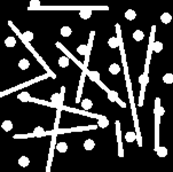
#> input picture digital_image_processing_assignments/Soru5_ikbal/image.png, 173 x 172 px, found by its file name
$ python soru5.py
#> lines starting #> are read from the running program, lines starting #| are printed output that depends on the picture; after the words box and inside, x2 and y2 are one past the last pixel; in counts of white or black regions, pixels touching at a corner belong together
import cv2
import numpy as np
import matplotlib.pyplot as plt

img = cv2.imread("Soru5_ikbal/image.png", cv2.IMREAD_GRAYSCALE)
#> img is the input picture: shape (172, 173); min 0, max 255, mean 58.1

#  Binary Threshold
_, bw = cv2.threshold(img, 127, 255, cv2.THRESH_BINARY)
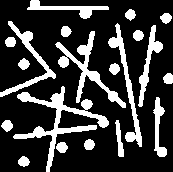
#> bw: shape (172, 173); 22.5% white; 20 white regions, largest, box (x1, y1, x2, y2) and area: (13, 86, 109, 172) 1544, (55, 31, 126, 108) 1029, (108, 23, 142, 147) 777

# Yuvarlakları ayırmak için Morfolojik Açma
circle_kernel = cv2.getStructuringElement(cv2.MORPH_ELLIPSE, (9, 9))
circles = cv2.morphologyEx(bw, cv2.MORPH_OPEN, circle_kernel)
#> circles: shape (172, 173); 9% white; 30 white regions, largest, box (x1, y1, x2, y2) and area: (51, 93, 64, 109) 163, (80, 6, 92, 19) 127, (108, 37, 123, 48) 122

bw_no_circles = cv2.subtract(bw, circles)
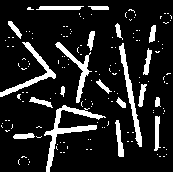
#> bw_no_circles: shape (172, 173); 13.4% white; 155 white regions (135 under 20 px), largest, box (x1, y1, x2, y2) and area: (44, 105, 106, 172) 759, (119, 43, 142, 147) 498, (0, 42, 56, 97) 480

# Çubuk kernel
vert_kernel = cv2.getStructuringElement(cv2.MORPH_RECT, (1, 15))
sticks_vert = cv2.morphologyEx(bw_no_circles, cv2.MORPH_OPEN, vert_kernel)
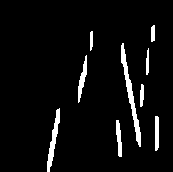
#> sticks_vert: shape (172, 173); 5% white; 9 white regions, largest, box (x1, y1, x2, y2) and area: (121, 43, 141, 147) 471, (47, 108, 60, 172) 296, (78, 55, 87, 103) 183

horiz_kernel = cv2.getStructuringElement(cv2.MORPH_RECT, (5, 1))
sticks_horiz = cv2.morphologyEx(bw_no_circles, cv2.MORPH_OPEN, horiz_kernel)
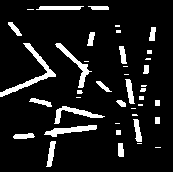
#> sticks_horiz: shape (172, 173); 10.1% white; 41 white regions (15 under 20 px), largest, box (x1, y1, x2, y2) and area: (0, 43, 56, 97) 468, (55, 43, 92, 88) 302, (44, 125, 97, 137) 284

diag_kernel = cv2.getStructuringElement(cv2.MORPH_RECT, (9, 1))
sticks_diag = cv2.morphologyEx(bw_no_circles, cv2.MORPH_OPEN, diag_kernel)
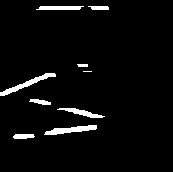
#> sticks_diag: shape (172, 173); 4% white; 9 white regions (1 under 20 px), largest, box (x1, y1, x2, y2) and area: (0, 73, 56, 96) 276, (44, 125, 97, 135) 273, (57, 108, 105, 118) 184

# Çubukların birleşimi
sticks = sticks_vert | sticks_horiz | sticks_diag
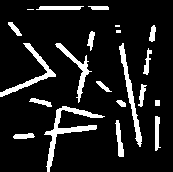
#> sticks: shape (172, 173); 11.6% white; 21 white regions (3 under 20 px), largest, box (x1, y1, x2, y2) and area: (44, 106, 105, 172) 735, (119, 43, 142, 147) 494, (0, 43, 56, 97) 468

open_kernel = cv2.getStructuringElement(cv2.MORPH_ELLIPSE, (5, 5))
circles_open = cv2.morphologyEx(circles, cv2.MORPH_OPEN, open_kernel)
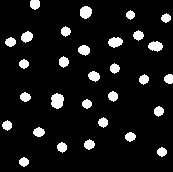
#> circles_open: shape (172, 173); 8.7% white; 30 white regions, largest, box (x1, y1, x2, y2) and area: (51, 93, 64, 109) 160, (80, 6, 92, 19) 123, (108, 37, 123, 48) 118

plt.figure(figsize=(18,10))

plt.subplot(2,4,1)
plt.imshow(img, cmap="gray")
plt.title("Orijinal")
plt.axis("off")

plt.subplot(2,4,2)
plt.imshow(bw, cmap="gray")
plt.title("Binary (Threshold)")
plt.axis("off")

plt.subplot(2,4,3)
plt.imshow(circles, cmap="gray")
plt.title("Morfolojik Açma (Yuvarlaklar)")
plt.axis("off")

plt.subplot(2,4,4)
plt.imshow(bw_no_circles, cmap="gray")
plt.title("Yuvarlaksız Görüntü")
plt.axis("off")

plt.subplot(2,4,5)
plt.imshow(sticks_vert, cmap="gray")
plt.title("Dikey Çubuklar")
plt.axis("off")

plt.subplot(2,4,6)
plt.imshow(sticks_horiz, cmap="gray")
plt.title("Yatay Çubuklar")
plt.axis("off")

plt.subplot(2,4,7)
plt.imshow(sticks_diag, cmap="gray")
plt.title("Çapraz Çubuklar")
plt.axis("off")

plt.subplot(2,4,8)
plt.imshow(sticks, cmap="gray")
plt.title("Tüm Çubuklar (Birleşim)")
plt.axis("off")

plt.tight_layout()
plt.savefig("Soru5_tum_asamalar.png", dpi=300, bbox_inches='tight')
plt.show()

plt.figure(figsize=(10,4))
plt.subplot(1,3,1)
plt.imshow(bw, cmap="gray")
plt.title("Binary")
plt.axis("off")

plt.subplot(1,3,2)
plt.imshow(circles_open, cmap="gray")
plt.title("Yuvarlaklar (Final)")
plt.axis("off")

plt.subplot(1,3,3)
plt.imshow(sticks, cmap="gray")
plt.title("Çubuklar (Final)")
plt.axis("off")

plt.savefig("Soru5_sonuc.png", dpi=300, bbox_inches='tight')
plt.show()
